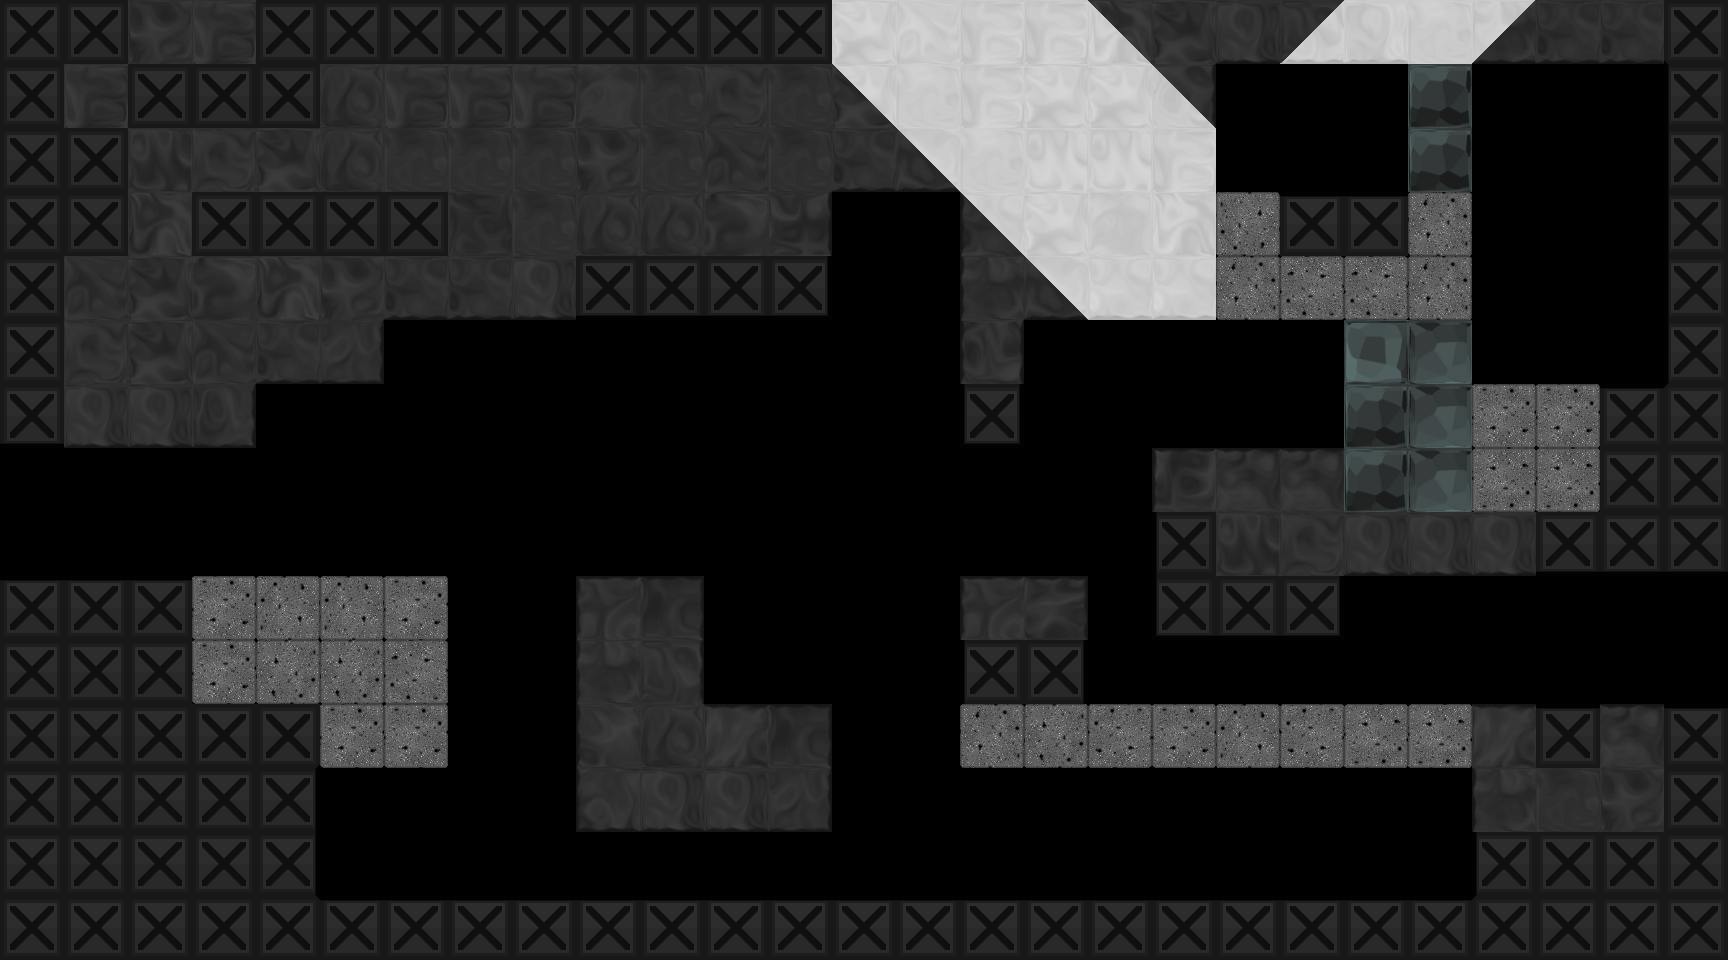

Rendered tile map (Tiled .tmx) drawn with the repository's tilesets; below, a short description and the full map source, tile grids included:
An orthogonal 27x15 tile map with 64x64 px tiles, 1 tile layer (tile), 1 hidden layer not drawn, 6 tilesets and 10 objects (3x ShooterBlue, 2x OrbRed, 2x Path, 2x Exit, DoorRed).

<map version="1.0" orientation="orthogonal" width="27" height="15" tilewidth="64" tileheight="64">
 <properties>
  <property name="bg" value="bg3" />
  <property name="bgParallaxX" value=".6" />
  <property name="bgParallaxY" value=".6" />
  <property name="music" value="level_green" />
 </properties>
 <tileset firstgid="1" source="tiles/black_tiles.tsx" />
 <tileset firstgid="50" source="tiles/white_tiles.tsx" />
 <tileset firstgid="99" source="tiles/mixed_tiles.tsx" />
 <tileset firstgid="211" source="tiles/glass_tiles.tsx" />
 <tileset firstgid="260" source="tiles/black_indestructable.tsx" />
 <tileset firstgid="310" source="tiles/sand_tiles.tsx" />
 <layer name="backTile" width="27" height="15" visible="0">
  <data encoding="csv">
0,0,0,0,0,0,0,0,0,0,0,0,0,0,0,0,0,0,0,0,0,0,0,0,0,0,0,
0,0,0,0,0,0,0,0,0,0,0,0,0,0,0,0,0,0,0,0,0,0,0,0,0,0,0,
0,0,0,0,0,0,0,0,0,0,0,0,0,0,0,0,0,0,0,0,0,0,0,0,0,0,0,
0,0,0,0,0,0,0,0,0,0,0,0,0,0,0,0,0,0,0,0,0,0,0,0,0,0,0,
0,0,0,0,0,0,0,0,0,0,0,0,0,0,0,0,0,0,0,0,0,0,0,0,0,0,0,
0,0,0,0,0,0,0,0,0,0,0,0,0,0,0,0,0,0,0,0,0,0,0,0,0,0,0,
0,0,0,0,0,0,0,0,0,0,0,0,0,0,0,0,0,0,0,0,0,0,0,0,0,0,0,
0,0,0,0,0,0,0,0,0,0,0,0,0,0,0,0,0,0,0,0,0,0,0,0,0,0,0,
0,0,0,0,0,0,0,0,0,0,0,0,0,0,0,0,0,0,0,0,0,0,0,0,0,0,0,
0,0,0,0,0,0,0,0,0,0,0,0,0,0,0,0,0,0,0,0,0,0,0,0,0,0,0,
0,0,0,0,0,0,0,0,0,0,0,0,0,0,0,0,0,0,0,0,0,0,0,0,0,0,0,
0,0,0,0,0,0,0,0,0,0,0,0,0,0,0,0,0,0,0,0,0,0,0,0,0,0,0,
0,0,0,0,0,0,0,0,0,0,0,0,0,0,0,0,0,0,0,0,0,0,0,0,0,0,0,
0,0,0,0,0,0,0,0,0,0,0,0,0,0,0,0,0,0,0,0,0,0,0,0,0,0,0,
0,0,0,0,0,0,0,0,0,0,0,0,0,0,0,0,0,0,0,0,0,0,0,0,0,0,0
</data>
 </layer>
 <objectgroup name="obj" width="27" height="15">
  <object type="DoorRed" x="1536" y="576" width="64" height="128" />
  <object type="OrbRed" x="1312" y="96" width="64" height="64" />
  <object type="ShooterBlue" x="867" y="228">
   <properties>
    <property name="mobile" value="true" />
    <property name="path" value="p1" />
    <property name="speed" value="15" />
   </properties>
   <polyline points="0,0 192,0" />
  </object>
  <object name="p1" type="Path" x="864" y="224">
   <polyline points="0,0 0,512" />
  </object>
  <object type="ShooterBlue" x="320" y="864">
   <polyline points="0,0 192,0" />
  </object>
  <object type="OrbRed" x="1568" y="156" width="64" height="64" />
  <object name="p2" type="Path" x="544" y="800">
   <polyline points="0,0 0,-192" />
  </object>
  <object type="ShooterBlue" x="540" y="795">
   <properties>
    <property name="mobile" value="true" />
    <property name="path" value="p2" />
    <property name="speed" value="20" />
   </properties>
   <polyline points="0,0 -128,0" />
  </object>
 </objectgroup>
 <layer name="tile" width="27" height="15">
  <data encoding="csv">
261,262,5,2,260,261,260,261,261,260,262,261,261,52,63,51,51,99,3,38,123,87,56,121,31,31,264,
261,2,262,260,261,28,2,2,2,6,7,21,7,101,56,51,52,52,113,0,0,0,214,0,0,0,270,
260,260,4,21,3,28,7,7,7,5,7,14,7,31,122,56,53,53,51,0,0,0,214,0,0,0,270,
262,260,1,262,262,261,261,35,7,28,28,49,26,0,0,129,52,55,50,317,266,266,315,0,0,0,270,
262,14,3,49,1,5,31,31,38,276,276,276,277,0,0,23,122,80,80,315,312,312,315,0,0,0,270,
261,21,3,14,31,32,0,0,0,0,0,0,0,0,0,44,0,0,0,0,0,211,216,0,0,0,270,
276,38,38,39,0,0,0,0,0,0,0,0,0,0,0,279,0,0,0,0,0,214,216,310,310,266,269,
0,0,0,0,0,0,0,0,0,0,0,0,0,0,0,0,0,0,9,17,17,214,216,314,314,262,260,
0,0,0,0,0,0,0,0,0,0,0,0,0,0,0,0,0,0,270,4,21,38,38,38,276,276,276,
266,266,266,310,313,313,310,0,0,16,18,0,0,0,0,16,11,0,275,276,277,0,0,0,0,0,0,
260,262,262,310,311,311,312,0,0,23,25,0,0,0,0,270,272,0,0,0,0,0,0,0,0,0,0,
260,262,260,260,263,310,310,0,0,22,28,10,18,0,0,315,311,316,310,313,316,314,314,10,266,17,266,
261,261,261,260,272,0,0,0,0,37,38,38,32,0,0,0,0,0,0,0,0,0,0,23,7,5,262,
260,260,262,262,272,0,0,0,0,0,0,0,0,0,0,0,0,0,0,0,0,0,0,270,261,261,260,
260,261,262,262,268,266,266,266,266,266,266,266,266,266,266,266,266,266,266,266,266,266,266,269,262,261,260
</data>
 </layer>
 <objectgroup name="front" width="27" height="15">
  <object type="Exit" x="1684" y="576" width="43" height="127">
   <properties>
    <property name="mapTo" value="firstPortal" />
   </properties>
  </object>
  <object type="Exit" x="0" y="448" width="64" height="128">
   <properties>
    <property name="mapTo" value="slider2" />
   </properties>
  </object>
 </objectgroup>
</map>
